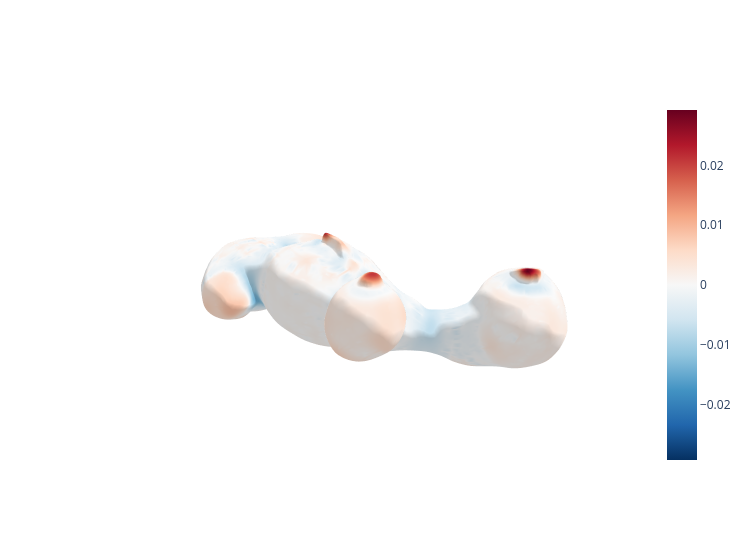

The notebook cell this image was saved under:
### Code cell
H = hks[:, 0] - np.mean(hks[:, 0])
fig = plot_organoid_mesh(
    mesh,
    vertex_values=H,
    backend="plotly",
    colorscale="RdBu_r",
    center_at_zero=True,
    view=dict(azim=-135, elev=25, projection="orthographic"),
)
fig.show()

### Figure 1 — Plotly figure (JSON) as saved in the notebook; plotly's stock layout.template omitted (floating-point values rounded to 4 significant figures; data arrays with more than 128 entries replaced by an {"elided": "..."} marker saying what was removed)
{"data": [{"cmax": 0.02929, "cmid": 0, "cmin": -0.02929, "colorscale": [[0, "rgb(5,48,97)"], [0.1, "rgb(33,102,172)"], [0.2, "rgb(67,147,195)"], [0.3, "rgb(146,197,222)"], [0.4, "rgb(209,229,240)"], [0.5, "rgb(247,247,247)"], [0.6, "rgb(253,219,199)"], [0.7, "rgb(244,165,130)"], [0.8, "rgb(214,96,77)"], [0.9, "rgb(178,24,43)"], [1, "rgb(103,0,31)"]], "i": {"elided": "35998 int values"}, "intensity": {"elided": "18001 float values"}, "j": {"elided": "35998 int values"}, "k": {"elided": "35998 int values"}, "opacity": 1, "showscale": true, "type": "mesh3d", "x": {"elided": "18001 float values"}, "y": {"elided": "18001 float values"}, "z": {"elided": "18001 float values"}}], "layout": {"height": 550, "scene": {"aspectmode": "data", "bgcolor": "rgba(0,0,0,0)", "camera": {"eye": {"x": -1.282, "y": -1.282, "z": 0.8452}}, "xaxis": {"visible": false}, "yaxis": {"visible": false}, "zaxis": {"visible": false}}, "width": 750}}
